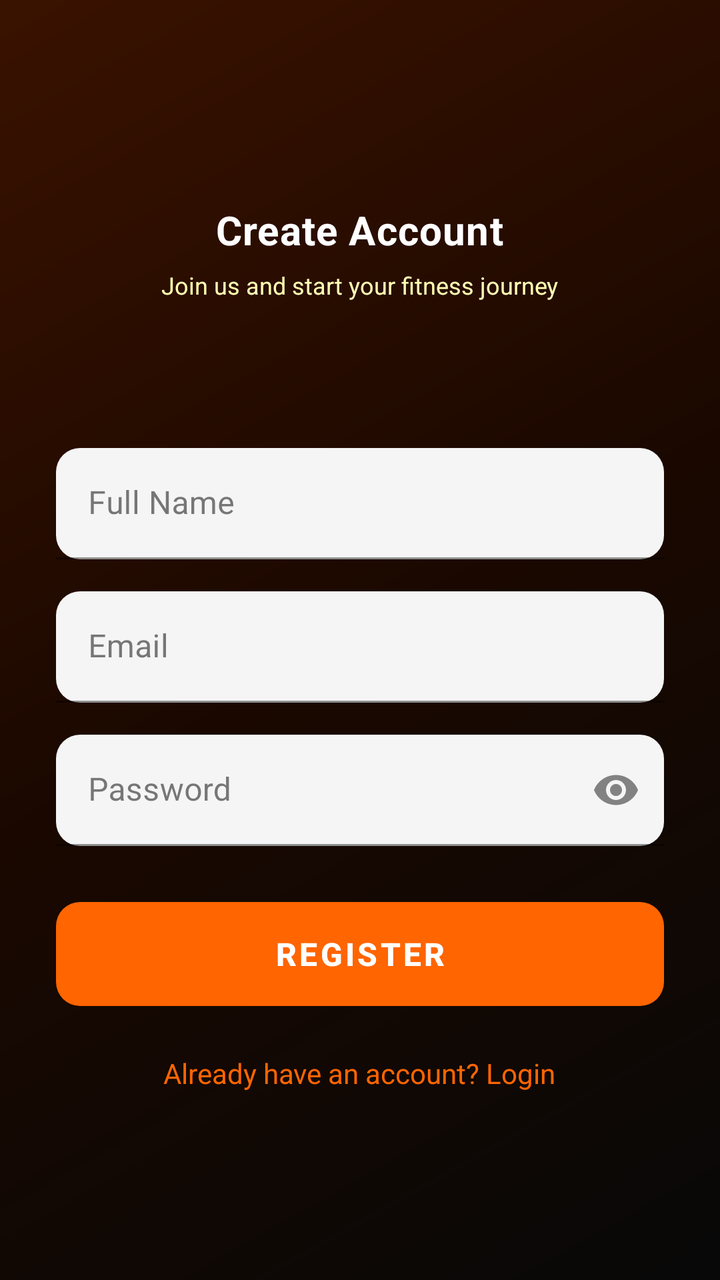
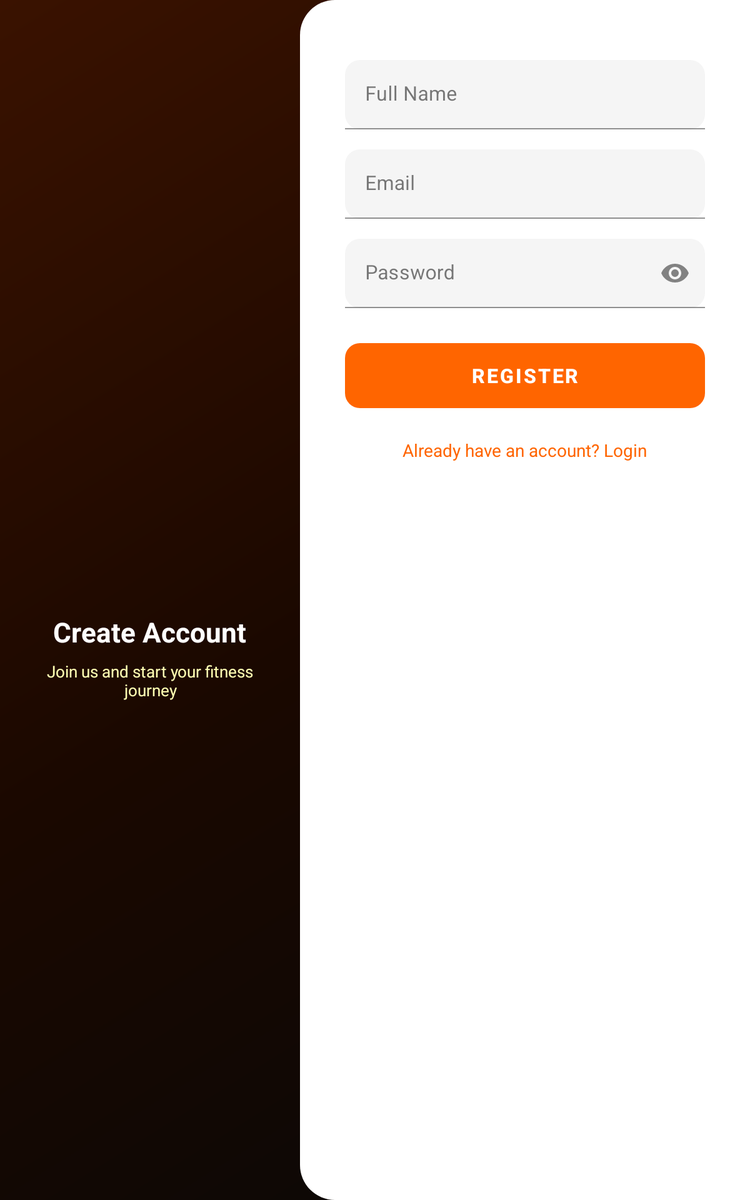

First picture: res/layout/ on a phone held upright. Second picture: the repository's own variant of that layout, on a device whose configuration matches the variant's folder. Source for both follows.
<!-- AndroidManifest.xml: application theme Theme.GymTrainingGenerator -->
<!-- res/layout/fragment_register.xml -->
<?xml version="1.0" encoding="utf-8"?>
<androidx.constraintlayout.widget.ConstraintLayout
    xmlns:android="http://schemas.android.com/apk/res/android"
    xmlns:app="http://schemas.android.com/apk/res-auto"
    android:layout_width="match_parent"
    android:layout_height="match_parent"
    android:background="@drawable/bg_login_header">

    
    <androidx.constraintlayout.widget.Guideline
        android:id="@+id/guidelineHeader"
        android:layout_width="wrap_content"
        android:layout_height="wrap_content"
        android:orientation="horizontal"
        app:layout_constraintGuide_percent="0.30"/>

    
    <LinearLayout
        android:id="@+id/layoutHeader"
        android:layout_width="0dp"
        android:layout_height="0dp"
        android:orientation="vertical"
        android:gravity="center"
        android:paddingBottom="12dp"
        app:layout_constraintTop_toTopOf="parent"
        app:layout_constraintStart_toStartOf="parent"
        app:layout_constraintEnd_toEndOf="parent"
        app:layout_constraintBottom_toTopOf="@id/guidelineHeader">

        <ImageView
            android:layout_width="60dp"
            android:layout_height="60dp"
            android:src="@drawable/baseline_fitness_center_24"
            android:tint="#FF6500"
            android:layout_marginBottom="12dp"
            android:scaleType="fitCenter"
            android:contentDescription="@null"/>

        <TextView
            android:layout_width="wrap_content"
            android:layout_height="wrap_content"
            android:text="@string/sign_up_title"
            android:textColor="#FFFFFF"
            android:textSize="20sp"
            android:textStyle="bold"
            android:letterSpacing="0.02"
            android:layout_marginBottom="6dp"/>

        <TextView
            android:layout_width="wrap_content"
            android:layout_height="wrap_content"
            android:text="@string/sign_up_subtitle"
            android:textColor="#FFFFFFB3"
            android:textSize="12sp"/>

    </LinearLayout>

    
    <ScrollView
        android:id="@+id/scrollCard"
        android:layout_width="0dp"
        android:layout_height="0dp"
        android:background="@drawable/bg_card_rounded_top"
        android:fillViewport="true"
        android:clipToPadding="false"
        app:layout_constraintTop_toBottomOf="@id/guidelineHeader"
        app:layout_constraintStart_toStartOf="parent"
        app:layout_constraintEnd_toEndOf="parent"
        app:layout_constraintBottom_toBottomOf="parent">

        <LinearLayout
            android:layout_width="match_parent"
            android:layout_height="wrap_content"
            android:orientation="vertical"
            android:paddingHorizontal="28dp"
            android:paddingTop="32dp"
            android:paddingBottom="32dp">

            
            <com.google.android.material.textfield.TextInputLayout
                style="@style/Widget.MaterialComponents.TextInputLayout.FilledBox"
                android:layout_width="match_parent"
                android:layout_height="wrap_content"
                android:hint="@string/full_name"
                app:boxBackgroundColor="#F5F5F5"
                app:boxCornerRadiusTopStart="12dp"
                app:boxCornerRadiusTopEnd="12dp"
                app:boxCornerRadiusBottomStart="12dp"
                app:boxCornerRadiusBottomEnd="12dp"
                app:boxStrokeColor="@color/colorPrimary"
                android:layout_marginBottom="16dp">
                <com.google.android.material.textfield.TextInputEditText
                    android:id="@+id/etName"
                    android:layout_width="match_parent"
                    android:layout_height="wrap_content"
                    android:inputType="textPersonName|textCapWords"
                    android:imeOptions="actionNext"/>
            </com.google.android.material.textfield.TextInputLayout>

            
            <com.google.android.material.textfield.TextInputLayout
                style="@style/Widget.MaterialComponents.TextInputLayout.FilledBox"
                android:layout_width="match_parent"
                android:layout_height="wrap_content"
                android:hint="@string/email"
                app:boxBackgroundColor="#F5F5F5"
                app:boxCornerRadiusTopStart="12dp"
                app:boxCornerRadiusTopEnd="12dp"
                app:boxCornerRadiusBottomStart="12dp"
                app:boxCornerRadiusBottomEnd="12dp"
                app:boxStrokeColor="@color/colorPrimary"
                android:layout_marginBottom="16dp">
                <com.google.android.material.textfield.TextInputEditText
                    android:id="@+id/etEmail"
                    android:layout_width="match_parent"
                    android:layout_height="wrap_content"
                    android:inputType="textEmailAddress"
                    android:imeOptions="actionNext"/>
            </com.google.android.material.textfield.TextInputLayout>

            
            <com.google.android.material.textfield.TextInputLayout
                style="@style/Widget.MaterialComponents.TextInputLayout.FilledBox"
                android:layout_width="match_parent"
                android:layout_height="wrap_content"
                android:hint="@string/password"
                app:boxBackgroundColor="#F5F5F5"
                app:boxCornerRadiusTopStart="12dp"
                app:boxCornerRadiusTopEnd="12dp"
                app:boxCornerRadiusBottomStart="12dp"
                app:boxCornerRadiusBottomEnd="12dp"
                app:boxStrokeColor="@color/colorPrimary"
                app:endIconMode="password_toggle"
                android:layout_marginBottom="28dp">
                <com.google.android.material.textfield.TextInputEditText
                    android:id="@+id/etPassword"
                    android:layout_width="match_parent"
                    android:layout_height="wrap_content"
                    android:inputType="textPassword"
                    android:imeOptions="actionDone"/>
            </com.google.android.material.textfield.TextInputLayout>

            
            <Button
                android:id="@+id/btnRegister"
                android:layout_width="match_parent"
                android:layout_height="52dp"
                android:text="@string/register"
                android:textSize="16sp"
                android:textStyle="bold"
                android:background="@drawable/btn_orange_rounded"
                android:textColor="#FFFFFF"
                android:stateListAnimator="@null"
                android:layout_marginBottom="20dp"/>

            
            <TextView
                android:id="@+id/tvLogin"
                android:layout_width="wrap_content"
                android:layout_height="wrap_content"
                android:text="@string/have_account"
                android:textColor="@color/colorPrimary"
                android:textSize="14sp"
                android:layout_gravity="center"
                android:paddingVertical="4dp"/>

        </LinearLayout>
    </ScrollView>

</androidx.constraintlayout.widget.ConstraintLayout>
<!-- resources referenced by this layout -->
<resources>
  <color name="colorPrimary">#FF6500</color>
  <!-- drawable bg_login_header (drawable) -->
  <?xml version="1.0" encoding="utf-8"?>
  <layer-list xmlns:android="http://schemas.android.com/apk/res/android">
      <item>
          <shape android:shape="rectangle">
              <gradient
                  android:startColor="#080808"
                  android:centerColor="#1A0800"
                  android:endColor="#3A1200"
                  android:angle="135"/>
          </shape>
      </item>
  </layer-list>
  <!-- drawable btn_orange_rounded (drawable) -->
  <?xml version="1.0" encoding="utf-8"?>
  <selector xmlns:android="http://schemas.android.com/apk/res/android">
      <item android:state_pressed="true">
          <shape android:shape="rectangle">
              <solid android:color="#CC5200"/>
              <corners android:radius="12dp"/>
          </shape>
      </item>
      <item>
          <shape android:shape="rectangle">
              <solid android:color="#FF6500"/>
              <corners android:radius="12dp"/>
          </shape>
      </item>
  </selector>
  <string name="email">Email</string>
  <string name="full_name">Full Name</string>
  <string name="have_account">Already have an account? Login</string>
  <string name="password">Password</string>
  <string name="register">Register</string>
  <string name="sign_up_subtitle">Join us and start your fitness journey</string>
  <string name="sign_up_title">Create Account</string>
  <style name="Theme.GymTrainingGenerator" parent="Theme.MaterialComponents.DayNight.NoActionBar">
          <item name="colorPrimary">@color/colorPrimary</item>
          <item name="colorPrimaryVariant">@color/colorPrimaryVariant</item>
          <item name="colorOnPrimary">@color/white</item>
          <item name="colorSecondary">@color/colorSecondary</item>
          <item name="colorSecondaryVariant">@color/colorSecondaryVariant</item>
          <item name="colorOnSecondary">@color/white</item>
          <item name="colorSurface">@color/white</item>
          <item name="colorOnSurface">@color/text_primary</item>
          <item name="colorError">#B00020</item>
          <item name="colorOnError">@color/white</item>
          <item name="colorControlHighlight">#1AFF6500</item>
          <item name="colorControlActivated">@color/colorPrimary</item>
          <item name="colorControlNormal">@color/text_secondary</item>
          <item name="android:statusBarColor">@color/colorPrimary</item>
          <item name="android:windowBackground">@color/white</item>
          <item name="android:textColor">@color/text_primary</item>
          <item name="android:textColorPrimary">@color/text_primary</item>
          <item name="android:textColorSecondary">@color/text_secondary</item>
      </style>
  <color name="colorPrimaryVariant">#CC5200</color>
  <color name="white">#FFFFFF</color>
  <color name="colorSecondary">#FF6500</color>
  <color name="colorSecondaryVariant">#CC5200</color>
  <color name="text_primary">#212121</color>
  <color name="text_secondary">#757575</color>
</resources>
<!-- res/layout-sw600dp/fragment_register.xml (the repository's variant of the layout above) -->
<!-- drawn on a 7-inch tablet held upright -->
<?xml version="1.0" encoding="utf-8"?>
<LinearLayout
    xmlns:android="http://schemas.android.com/apk/res/android"
    xmlns:app="http://schemas.android.com/apk/res-auto"
    android:layout_width="match_parent"
    android:layout_height="match_parent"
    android:orientation="horizontal"
    android:background="@drawable/bg_login_header">

    
    <LinearLayout
        android:layout_width="0dp"
        android:layout_height="match_parent"
        android:layout_weight="4"
        android:orientation="vertical"
        android:gravity="center"
        android:padding="32dp">

        <ImageView
            android:layout_width="72dp"
            android:layout_height="72dp"
            android:src="@drawable/baseline_fitness_center_24"
            android:tint="#FF6500"
            android:scaleType="fitCenter"
            android:layout_marginBottom="20dp"
            android:contentDescription="@null"/>

        <TextView
            android:layout_width="wrap_content"
            android:layout_height="wrap_content"
            android:text="@string/sign_up_title"
            android:textColor="#FFFFFF"
            android:textSize="22sp"
            android:textStyle="bold"
            android:gravity="center"
            android:layout_marginBottom="8dp"/>

        <TextView
            android:layout_width="wrap_content"
            android:layout_height="wrap_content"
            android:text="@string/sign_up_subtitle"
            android:textColor="#FFFFFFB3"
            android:textSize="13sp"
            android:gravity="center"/>

    </LinearLayout>

    
    <ScrollView
        android:layout_width="0dp"
        android:layout_height="match_parent"
        android:layout_weight="6"
        android:background="@drawable/bg_card_rounded_left"
        android:fillViewport="true"
        android:clipToPadding="false">

        <LinearLayout
            android:layout_width="match_parent"
            android:layout_height="wrap_content"
            android:orientation="vertical"
            android:paddingHorizontal="36dp"
            android:paddingTop="48dp"
            android:paddingBottom="32dp">

            
            <com.google.android.material.textfield.TextInputLayout
                style="@style/Widget.MaterialComponents.TextInputLayout.FilledBox"
                android:layout_width="match_parent"
                android:layout_height="wrap_content"
                android:hint="@string/full_name"
                app:boxBackgroundColor="#F5F5F5"
                app:boxCornerRadiusTopStart="12dp"
                app:boxCornerRadiusTopEnd="12dp"
                app:boxCornerRadiusBottomStart="12dp"
                app:boxCornerRadiusBottomEnd="12dp"
                app:boxStrokeColor="@color/colorPrimary"
                android:layout_marginBottom="16dp">
                <com.google.android.material.textfield.TextInputEditText
                    android:id="@+id/etName"
                    android:layout_width="match_parent"
                    android:layout_height="wrap_content"
                    android:inputType="textPersonName|textCapWords"
                    android:imeOptions="actionNext"/>
            </com.google.android.material.textfield.TextInputLayout>

            
            <com.google.android.material.textfield.TextInputLayout
                style="@style/Widget.MaterialComponents.TextInputLayout.FilledBox"
                android:layout_width="match_parent"
                android:layout_height="wrap_content"
                android:hint="@string/email"
                app:boxBackgroundColor="#F5F5F5"
                app:boxCornerRadiusTopStart="12dp"
                app:boxCornerRadiusTopEnd="12dp"
                app:boxCornerRadiusBottomStart="12dp"
                app:boxCornerRadiusBottomEnd="12dp"
                app:boxStrokeColor="@color/colorPrimary"
                android:layout_marginBottom="16dp">
                <com.google.android.material.textfield.TextInputEditText
                    android:id="@+id/etEmail"
                    android:layout_width="match_parent"
                    android:layout_height="wrap_content"
                    android:inputType="textEmailAddress"
                    android:imeOptions="actionNext"/>
            </com.google.android.material.textfield.TextInputLayout>

            
            <com.google.android.material.textfield.TextInputLayout
                style="@style/Widget.MaterialComponents.TextInputLayout.FilledBox"
                android:layout_width="match_parent"
                android:layout_height="wrap_content"
                android:hint="@string/password"
                app:boxBackgroundColor="#F5F5F5"
                app:boxCornerRadiusTopStart="12dp"
                app:boxCornerRadiusTopEnd="12dp"
                app:boxCornerRadiusBottomStart="12dp"
                app:boxCornerRadiusBottomEnd="12dp"
                app:boxStrokeColor="@color/colorPrimary"
                app:endIconMode="password_toggle"
                android:layout_marginBottom="28dp">
                <com.google.android.material.textfield.TextInputEditText
                    android:id="@+id/etPassword"
                    android:layout_width="match_parent"
                    android:layout_height="wrap_content"
                    android:inputType="textPassword"
                    android:imeOptions="actionDone"/>
            </com.google.android.material.textfield.TextInputLayout>

            
            <Button
                android:id="@+id/btnRegister"
                android:layout_width="match_parent"
                android:layout_height="52dp"
                android:text="@string/register"
                android:textSize="16sp"
                android:textStyle="bold"
                android:background="@drawable/btn_orange_rounded"
                android:textColor="#FFFFFF"
                android:stateListAnimator="@null"
                android:layout_marginBottom="20dp"/>

            
            <TextView
                android:id="@+id/tvLogin"
                android:layout_width="wrap_content"
                android:layout_height="wrap_content"
                android:text="@string/have_account"
                android:textColor="@color/colorPrimary"
                android:textSize="14sp"
                android:layout_gravity="center"
                android:paddingVertical="4dp"/>

        </LinearLayout>
    </ScrollView>

</LinearLayout>
<!-- resources referenced by the variant -->
<!-- as a 7-inch tablet held upright resolves them -->
<resources>
  <color name="colorPrimary">#FF6500</color>
  <!-- drawable bg_card_rounded_left (drawable) -->
  <?xml version="1.0" encoding="utf-8"?>
  <shape xmlns:android="http://schemas.android.com/apk/res/android">
      <solid android:color="#FFFFFF"/>
      <corners android:topLeftRadius="28dp" android:bottomLeftRadius="28dp"/>
  </shape>
  <!-- drawable bg_login_header (drawable) -->
  <?xml version="1.0" encoding="utf-8"?>
  <layer-list xmlns:android="http://schemas.android.com/apk/res/android">
      <item>
          <shape android:shape="rectangle">
              <gradient
                  android:startColor="#080808"
                  android:centerColor="#1A0800"
                  android:endColor="#3A1200"
                  android:angle="135"/>
          </shape>
      </item>
  </layer-list>
  <!-- drawable btn_orange_rounded (drawable) -->
  <?xml version="1.0" encoding="utf-8"?>
  <selector xmlns:android="http://schemas.android.com/apk/res/android">
      <item android:state_pressed="true">
          <shape android:shape="rectangle">
              <solid android:color="#CC5200"/>
              <corners android:radius="12dp"/>
          </shape>
      </item>
      <item>
          <shape android:shape="rectangle">
              <solid android:color="#FF6500"/>
              <corners android:radius="12dp"/>
          </shape>
      </item>
  </selector>
  <string name="email">Email</string>
  <string name="full_name">Full Name</string>
  <string name="have_account">Already have an account? Login</string>
  <string name="password">Password</string>
  <string name="register">Register</string>
  <string name="sign_up_subtitle">Join us and start your fitness journey</string>
  <string name="sign_up_title">Create Account</string>
  <style name="Theme.GymTrainingGenerator" parent="Theme.MaterialComponents.DayNight.NoActionBar">
          <item name="colorPrimary">@color/colorPrimary</item>
          <item name="colorPrimaryVariant">@color/colorPrimaryVariant</item>
          <item name="colorOnPrimary">@color/white</item>
          <item name="colorSecondary">@color/colorSecondary</item>
          <item name="colorSecondaryVariant">@color/colorSecondaryVariant</item>
          <item name="colorOnSecondary">@color/white</item>
          <item name="colorSurface">@color/white</item>
          <item name="colorOnSurface">@color/text_primary</item>
          <item name="colorError">#B00020</item>
          <item name="colorOnError">@color/white</item>
          <item name="colorControlHighlight">#1AFF6500</item>
          <item name="colorControlActivated">@color/colorPrimary</item>
          <item name="colorControlNormal">@color/text_secondary</item>
          <item name="android:statusBarColor">@color/colorPrimary</item>
          <item name="android:windowBackground">@color/white</item>
          <item name="android:textColor">@color/text_primary</item>
          <item name="android:textColorPrimary">@color/text_primary</item>
          <item name="android:textColorSecondary">@color/text_secondary</item>
      </style>
  <color name="colorPrimaryVariant">#CC5200</color>
  <color name="white">#FFFFFF</color>
  <color name="colorSecondary">#FF6500</color>
  <color name="colorSecondaryVariant">#CC5200</color>
  <color name="text_primary">#212121</color>
  <color name="text_secondary">#757575</color>
</resources>
